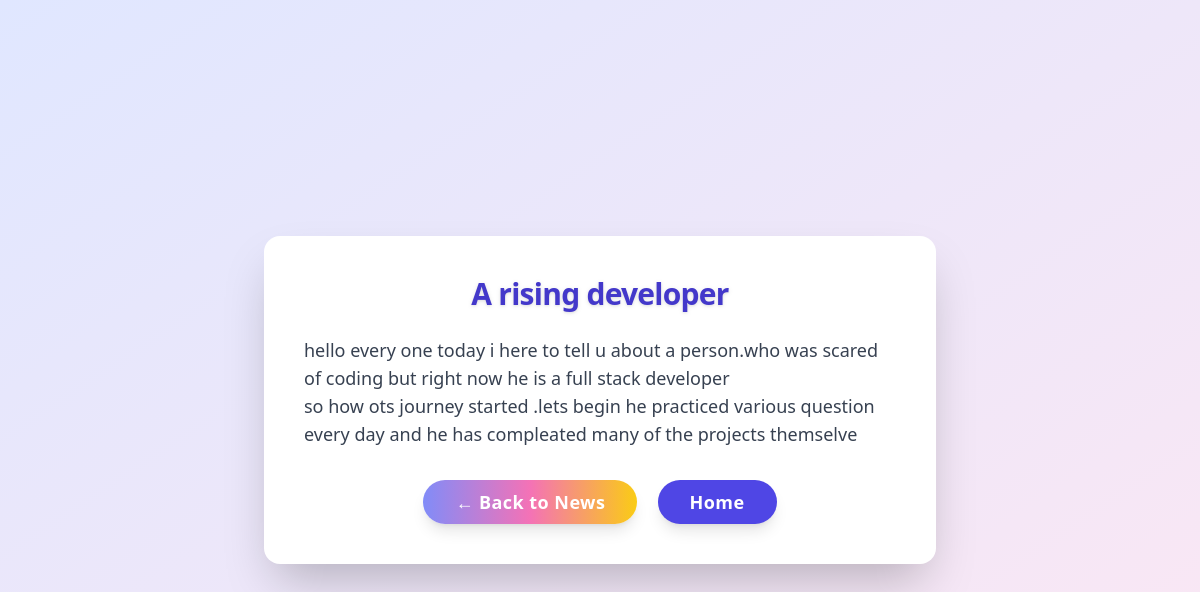
Screenshot of /news-details/a-rising-developer/ with the database file from the repository.
### news/models.py (models this page shows)
class News(models.Model):
  title=models.CharField(max_length=100)
  news_desc=HTMLField()
  news_slug=AutoSlugField(populate_from="title",unique=True,null=True,default=None)

### practice_project/views.py (the view)
# urls.py: path("news-details/<slug:slug>/", views.NewsDetails, name='news-details')
def NewsDetails(request, slug):
    try:
        news = News.objects.get(news_slug=slug)
    except News.DoesNotExist:
        return HttpResponse("News not found", status=404)
    return render(request, 'news_detail.html', {'news': news})

### templates/news_detail.html (shortened to what this page needs)
<!DOCTYPE html>
<html lang="en">
  <head>
    <script src="https://cdn.tailwindcss.com"></script>
  </head>
  <body
    class="bg-gradient-to-br from-indigo-100 to-pink-100 min-h-screen flex items-center justify-center"
  >
    <div class="bg-white shadow-2xl rounded-2xl p-10 w-full max-w-2xl mx-auto">
      <h1
        class="text-3xl font-extrabold text-indigo-700 mb-6 tracking-tight drop-shadow text-center"
      >
        {{ news.title }}
      </h1>
      <div class="text-gray-700 prose max-w-none mb-8 text-lg">
        {{ news.news_desc|safe }}
      </div>
      <div class="mt-8 text-center">
        <a
          href="/news/"
          class="inline-block bg-gradient-to-r from-indigo-400 via-pink-400 to-yellow-400 hover:from-indigo-500 hover:via-pink-500 hover:to-yellow-500 text-white font-bold py-2 px-8 rounded-full shadow-lg transition duration-300 text-lg tracking-wide"
        >
          ← Back to News
        </a>
        <a
          href="/"
          class="inline-block ml-4 bg-indigo-600 hover:bg-indigo-700 text-white font-bold py-2 px-8 rounded-full shadow-lg transition duration-300 text-lg tracking-wide"
        >
          Home
        </a>
      </div>
    </div>
  </body>
</html>

### rows the page displays
News: title "A rising developer", news_desc "hello every one today i here to tell u about a person.who was scared of coding but right now he is a full stack developer so how ots journey started .lets begin he practiced various question every day and he has compleated many of the projects themselve"
